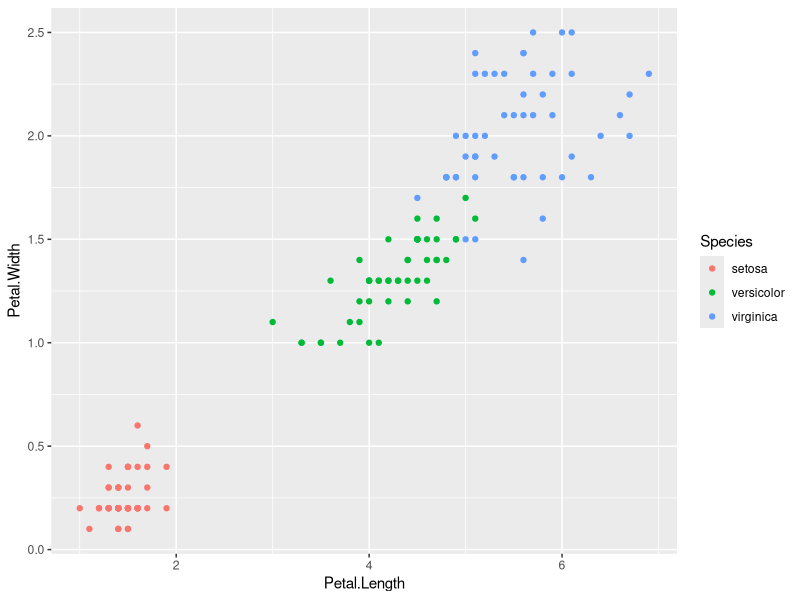
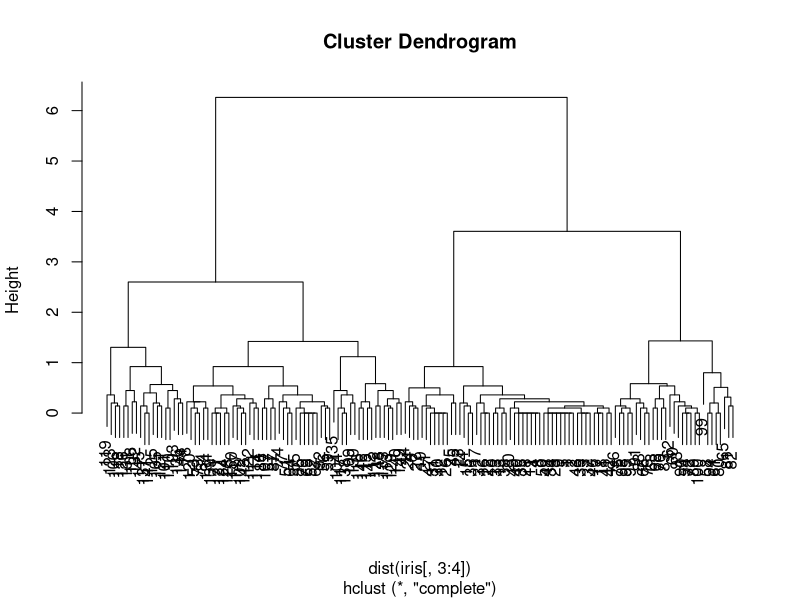
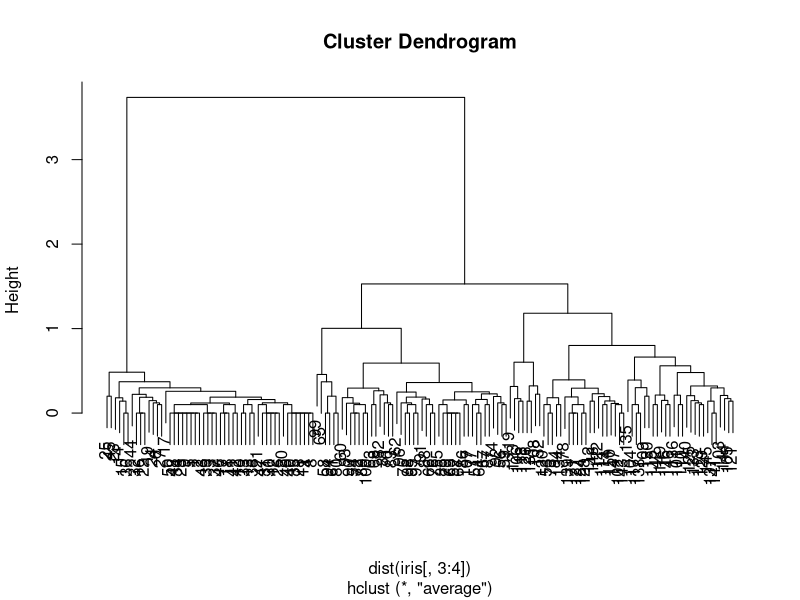

Source code (R) for these figures, in order:
library(datasets)
data(iris)    #Petal.length  #Petal.width

######## K-Means Clustering ######
install.packages("ggplot2")
library(ggplot2)
ggplot(iris, aes(Petal.Length, Petal.Width, color = Species)) + geom_point()
#Clustering
iris.cluster = kmeans(iris[,3:4],3, nstart = 20)
iris.cluster
table(iris.cluster$cluster, iris$Species)


######## Hierarchical Clustering ####### 
clusters <- hclust(dist(iris[, 3:4])) #diag = FALSE, upper = FALSE
plot(clusters)
clusterCut <- cutree(clusters, 3)
table(clusterCut, iris$Species)
######  using a different linkage method #####
clusters <- hclust(dist(iris[, 3:4]), method = 'average')
plot(clusters)
clusterCut <- cutree(clusters, 3)
table(clusterCut, iris$Species)



